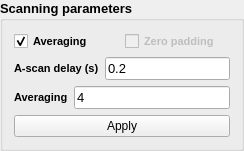
       <widget class="QGroupBox" name="OCT_Params">
        <property name="sizePolicy">
         <sizepolicy hsizetype="Expanding" vsizetype="Expanding">
          <horstretch>0</horstretch>
          <verstretch>0</verstretch>
         </sizepolicy>
        </property>
        <property name="minimumSize">
         <size>
          <width>200</width>
          <height>0</height>
         </size>
        </property>
        <property name="maximumSize">
         <size>
          <width>350</width>
          <height>16777215</height>
         </size>
        </property>
        <property name="font">
         <font>
          <pointsize>10</pointsize>
          <weight>75</weight>
          <bold>true</bold>
         </font>
        </property>
        <property name="styleSheet">
         <string notr="true"/>
        </property>
        <property name="title">
         <string>Scanning parameters</string>
        </property>
        <layout class="QVBoxLayout" name="verticalLayout_7">
         <item>
          <layout class="QVBoxLayout" name="verticalLayout_5">
           <item>
            <layout class="QVBoxLayout" name="verticalLayout_4">
             <item>
              <layout class="QHBoxLayout" name="horizontalLayout_19">
               <item>
                <widget class="QCheckBox" name="Aver_checkBox">
                 <property name="font">
                  <font>
                   <pointsize>8</pointsize>
                   <weight>75</weight>
                   <bold>true</bold>
                  </font>
                 </property>
                 <property name="styleSheet">
                  <string notr="true"/>
                 </property>
                 <property name="text">
                  <string>Averaging</string>
                 </property>
                 <property name="checked">
                  <bool>true</bool>
                 </property>
                </widget>
               </item>
               <item>
                <widget class="QCheckBox" name="Zero_padding_checkBox">
                 <property name="enabled">
                  <bool>false</bool>
                 </property>
                 <property name="font">
                  <font>
                   <pointsize>8</pointsize>
                   <weight>75</weight>
                   <bold>true</bold>
                  </font>
                 </property>
                 <property name="styleSheet">
                  <string notr="true"/>
                 </property>
                 <property name="text">
                  <string>Zero padding</string>
                 </property>
                </widget>
               </item>
              </layout>
             </item>
            </layout>
           </item>
           <item>
            <layout class="QHBoxLayout" name="horizontalLayout_11">
             <item>
              <widget class="QLabel" name="label_8">
               <property name="font">
                <font>
                 <pointsize>8</pointsize>
                 <weight>75</weight>
                 <bold>true</bold>
                </font>
               </property>
               <property name="styleSheet">
                <string notr="true"/>
               </property>
               <property name="text">
                <string>A-scan delay (s)</string>
               </property>
              </widget>
             </item>
             <item>
              <widget class="QLineEdit" name="intid">
               <property name="font">
                <font>
                 <weight>50</weight>
                 <bold>false</bold>
                </font>
               </property>
               <property name="styleSheet">
                <string notr="true">r: #D5D4D0</string>
               </property>
               <property name="text">
                <string>0.2</string>
               </property>
              </widget>
             </item>
            </layout>
           </item>
           <item>
            <layout class="QHBoxLayout" name="horizontalLayout_5">
             <item>
              <widget class="QLabel" name="aver_num_label">
               <property name="font">
                <font>
                 <pointsize>8</pointsize>
                 <weight>75</weight>
                 <bold>true</bold>
                </font>
               </property>
               <property name="styleSheet">
                <string notr="true"/>
               </property>
               <property name="text">
                <string>Averaging</string>
               </property>
              </widget>
             </item>
             <item>
              <widget class="QLineEdit" name="innum">
               <property name="font">
                <font>
                 <weight>50</weight>
                 <bold>false</bold>
                 <kerning>false</kerning>
                </font>
               </property>
               <property name="styleSheet">
                <string notr="true">4D0</string>
               </property>
               <property name="text">
                <string>4</string>
               </property>
              </widget>
             </item>
            </layout>
           </item>
           <item>
            <widget class="QPushButton" name="SET_OCTParams">
             <property name="sizePolicy">
              <sizepolicy hsizetype="Expanding" vsizetype="Fixed">
               <horstretch>0</horstretch>
               <verstretch>0</verstretch>
              </sizepolicy>
             </property>
             <property name="font">
              <font>
               <pointsize>9</pointsize>
               <weight>50</weight>
               <bold>false</bold>
              </font>
             </property>
             <property name="cursor">
              <cursorShape>PointingHandCursor</cursorShape>
             </property>
             <property name="styleSheet">
              <string notr="true"/>
             </property>
             <property name="text">
              <string>Apply</string>
             </property>
            </widget>
           </item>
          </layout>
         </item>
        </layout>
       </widget>
